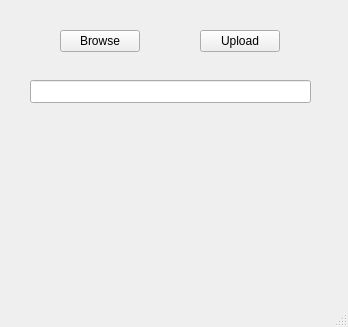
<?xml version="1.0" encoding="UTF-8"?>
<ui version="4.0">
 <class>MainWindow</class>
 <widget class="QMainWindow" name="MainWindow">
  <property name="geometry">
   <rect>
    <x>0</x>
    <y>0</y>
    <width>348</width>
    <height>327</height>
   </rect>
  </property>
  <property name="windowTitle">
   <string>MainWindow</string>
  </property>
  <property name="documentMode">
   <bool>false</bool>
  </property>
  <widget class="QWidget" name="centralwidget">
   <widget class="QPushButton" name="browseButton">
    <property name="geometry">
     <rect>
      <x>60</x>
      <y>30</y>
      <width>80</width>
      <height>22</height>
     </rect>
    </property>
    <property name="text">
     <string>Browse</string>
    </property>
   </widget>
   <widget class="QPushButton" name="uploadButton">
    <property name="geometry">
     <rect>
      <x>200</x>
      <y>30</y>
      <width>80</width>
      <height>22</height>
     </rect>
    </property>
    <property name="text">
     <string>Upload</string>
    </property>
   </widget>
   <widget class="QLineEdit" name="filePathLineEdit">
    <property name="geometry">
     <rect>
      <x>30</x>
      <y>80</y>
      <width>281</width>
      <height>23</height>
     </rect>
    </property>
   </widget>
  </widget>
  <widget class="QMenuBar" name="menubar">
   <property name="geometry">
    <rect>
     <x>0</x>
     <y>0</y>
     <width>348</width>
     <height>20</height>
    </rect>
   </property>
  </widget>
  <widget class="QStatusBar" name="statusbar"/>
 </widget>
 <resources/>
 <connections/>
</ui>
